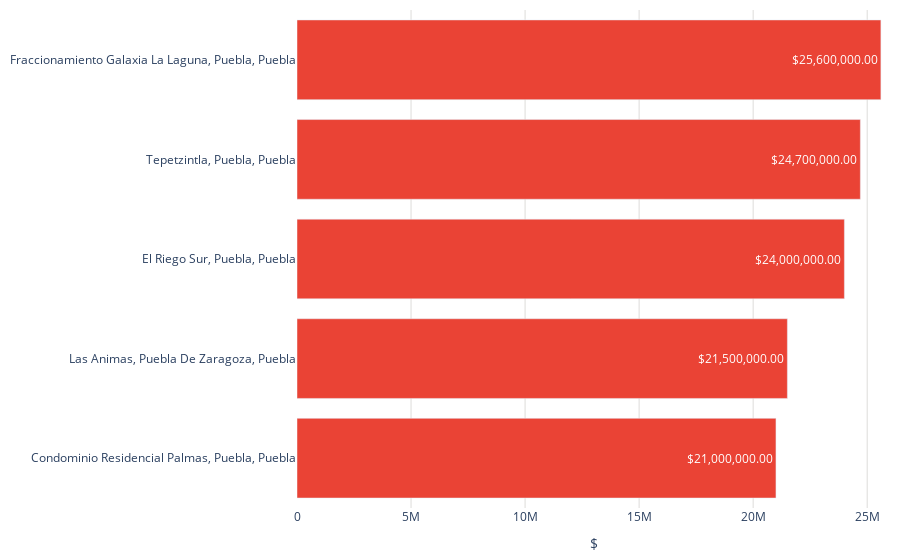

This figure's notebook cell:
### Code cell
colores = ['#df00ff','#939fad','#6773df','#67c2df','#7cc668','#ffb038','#ff4853','#3d45c0']
col = top_colonias_caras['colonia']
precio = top_colonias_caras['precio']
fig = go.Figure()
fig.add_trace(go.Bar(
    y=col[::-1],  # Invertir el orden de los datos
    x=precio[::-1],  # Invertir el orden de los datos
    orientation='h', 
    marker_color='#ea4335',  # Colores de las barras
    text=precio[::-1].apply(lambda x: '${:,.2f}'.format(x)),  # Invertir el orden de los datos
    textposition='inside',  # Posición del texto (puede ser 'inside' o 'outside')
))
fig.update_layout(
    #title='Colonias más caras (Tulancingo)',  # Título de la gráfica
    xaxis=dict(
        title='$', # Título del eje x
        gridcolor='#dddcda', # Color de las líneas que dividen los rangos del eje X
        range=[0, 26000000],  # Establecer el rango del eje y
        #tickvals=[0, 2000000,4000000,6000000, 8000000],  # Definir los valores de las marcas en el eje y
        #ticktext=['$0.00', '$2,000,000.00', '$4,000,000.00','$6,000,000.00','$8,000,000.00'],  # Definir el texto de las marcas en el eje y
    ),   margin=dict(l=10, r=10, t=10, b=10),  # Ajusta los márgenes (left, right, top, bottom) 
    plot_bgcolor='rgba(0,0,0,0)',  # Color de fondo del gráfico
)
# Exportar gráfica como archivo HTML
def guardar_grafico_como_html(fig, nombre_archivo, carpeta='assets/graficas'):
    # Crear la carpeta si no existe
    if not os.path.exists(carpeta):
        os.makedirs(carpeta)
    
    # Gráfica como archivo HTML en la carpeta especificada
    pio.write_html(fig, f'{carpeta}/{nombre_archivo}.html')

guardar_grafico_como_html(fig, 'g_bar_colonias_caras', carpeta='assets/graficas')
fig.show()

### Figure 1 — Plotly figure (JSON) as saved in the notebook; plotly's stock layout.template omitted (floating-point values rounded to 4 significant figures)
{"data": [{"marker": {"color": "#ea4335"}, "orientation": "h", "text": ["$21,000,000.00", "$21,500,000.00", "$24,000,000.00", "$24,700,000.00", "$25,600,000.00"], "textposition": "inside", "type": "bar", "x": [21000000, 21500000, 24000000, 24700000, 25600000], "y": ["Condominio Residencial Palmas, Puebla, Puebla", "Las Animas, Puebla De Zaragoza, Puebla", "El Riego Sur, Puebla, Puebla", "Tepetzintla, Puebla, Puebla", "Fraccionamiento Galaxia La Laguna, Puebla, Puebla"]}], "layout": {"margin": {"b": 10, "l": 10, "r": 10, "t": 10}, "plot_bgcolor": "rgba(0,0,0,0)", "xaxis": {"gridcolor": "#dddcda", "range": [0, 26000000], "title": {"text": "$"}}}}
